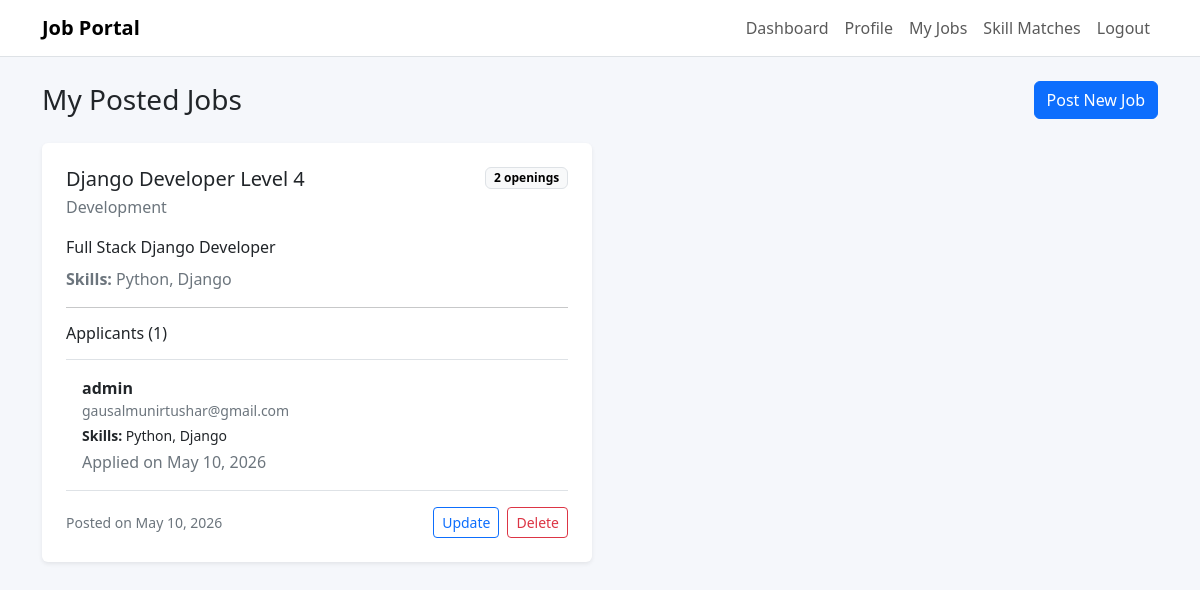
The app's page /jobs/my/ (signed in), older data.
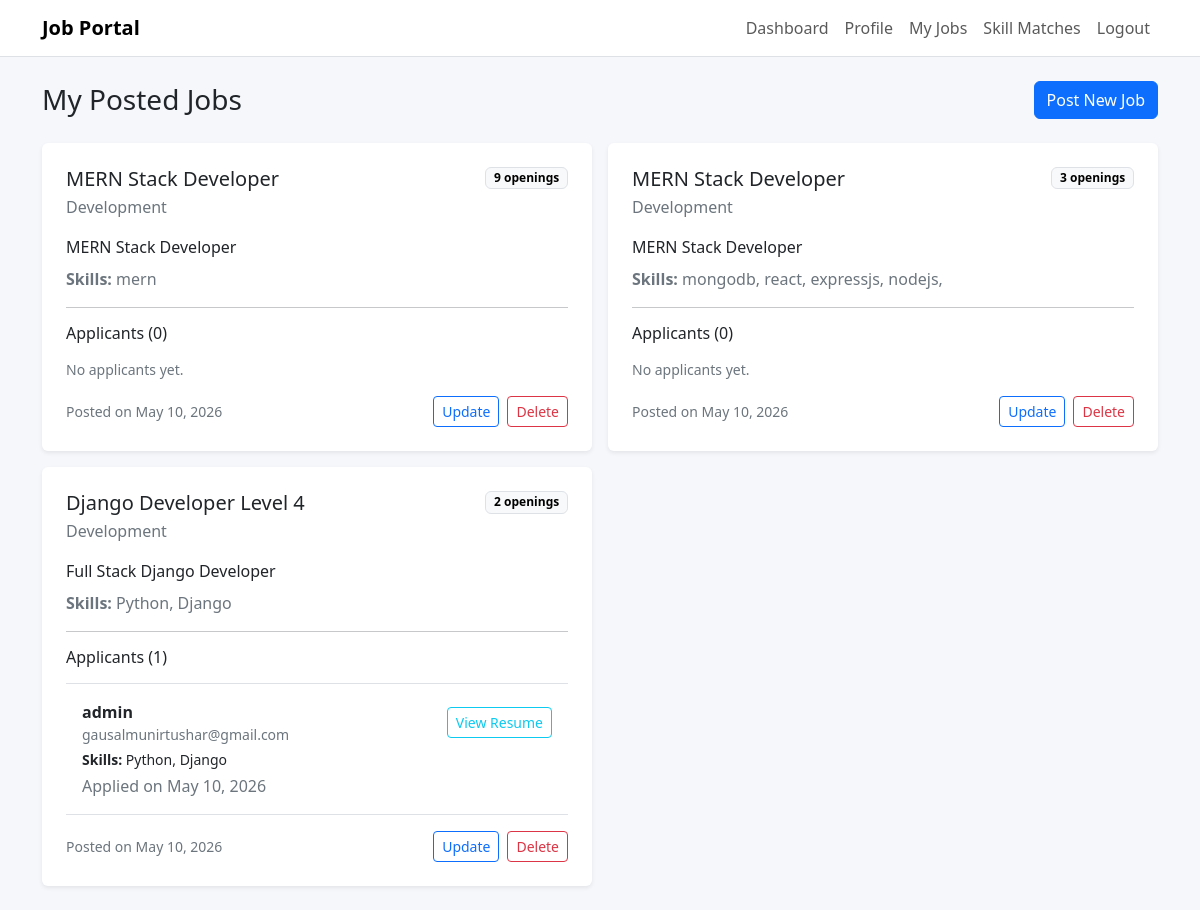
The same page, newer data.
### Tushar_1196_JobPortal/models.py (models this page shows, shortened)
class JobPost(models.Model):
    recruiter = models.ForeignKey(
        settings.AUTH_USER_MODEL,
        on_delete=models.CASCADE,
        related_name="job_posts",
    )
    title = models.CharField(max_length=200)
    number_of_openings = models.PositiveIntegerField()
    category = models.CharField(max_length=120)
    description = models.TextField()
    skills_set = models.TextField()
    created_at = models.DateTimeField(auto_now_add=True)
    class Meta:
        ordering = ["-created_at"]

class JobApplication(models.Model):
    job = models.ForeignKey(
        JobPost,
        on_delete=models.CASCADE,
        related_name="applications",
    )
    jobseeker = models.ForeignKey(
        settings.AUTH_USER_MODEL,
        on_delete=models.CASCADE,
        related_name="job_applications",
    )
    created_at = models.DateTimeField(auto_now_add=True)
    class Meta:
        unique_together = ("job", "jobseeker")
        ordering = ["-created_at"]

class UserProfile(models.Model):
    RECRUITER = "recruiter"
    JOB_SEEKER = "job_seeker"
    USER_TYPE_CHOICES = [
        (RECRUITER, "Recruiter"),
        (JOB_SEEKER, "Job Seeker"),
    ]
    user = models.OneToOneField(
        settings.AUTH_USER_MODEL,
        on_delete=models.CASCADE,
        related_name="profile",
    )
    display_name = models.CharField(max_length=150)
    user_type = models.CharField(
        max_length=20,
        choices=USER_TYPE_CHOICES,
        default=JOB_SEEKER,
    )
    company_name = models.CharField(max_length=150, blank=True)
    company_information = models.TextField(blank=True)
    skills_set = models.TextField(blank=True)
    resume = models.FileField(upload_to="resumes/", blank=True, null=True)

### Tushar_1196_JobPortal/views.py (the view)
# urls.py: path('jobs/my/', views.recruiter_jobs_view, name='my_jobs'),
@login_required
@never_cache
@ensure_csrf_cookie
def recruiter_jobs_view(request):
    profile = get_or_create_profile(request.user)
    if profile.user_type != UserProfile.RECRUITER:
        messages.error(request, "Only recruiters can view their jobs.")
        return redirect("dashboard")
    jobs = JobPost.objects.filter(recruiter=request.user).prefetch_related(
        "applications__jobseeker__profile"
    )
    return render(
        request,
        "jobportal/my_jobs.html",
        {
            "jobs": jobs,
            "profile": profile,
        },
    )

### Tushar_1196_JobPortal/views.py (called while the page is built)
def get_or_create_profile(user):
    profile, _ = UserProfile.objects.get_or_create(
        user=user,
        defaults={
            "display_name": user.get_username(),
            "user_type": UserProfile.JOB_SEEKER,
        },
    )
    return profile

### Tushar_1196_JobPortal/templates/jobportal/my_jobs.html (shortened to what this page needs)
{% extends "jobportal/base.html" %}
{% block content %}
<section class="d-flex justify-content-between align-items-center mb-4">
    <h1 class="h3 mb-0">My Posted Jobs</h1>
    <a href="{% url 'job_post' %}" class="btn btn-primary">Post New Job</a>
</section>
<div class="row g-3">
    {% for job in jobs %}
        <div class="col-lg-6">
            <article class="card border-0 shadow-sm h-100">
                <div class="card-body p-4">
                    <div class="d-flex justify-content-between gap-3">
                        <div>
                            <h2 class="h5 mb-1">{{ job.title }}</h2>
                            <div class="text-secondary">{{ job.category }}</div>
                        </div>
                        <span class="badge text-bg-light border align-self-start">{{ job.number_of_openings }} openings</span>
                    </div>
                    <p class="mt-3 mb-2">{{ job.description }}</p>
                    <p class="text-secondary mb-3"><strong>Skills:</strong> {{ job.skills_set }}</p>
                    <hr class="my-3">
                    <div class="d-flex justify-content-between align-items-center mb-3">
                        <h3 class="h6 mb-0">Applicants ({{ job.applications.all|length }})</h3>
                    </div>
                    {% if job.applications.all %}
                        <div class="list-group list-group-flush border-top border-bottom mb-3" style="max-height: 200px; overflow-y: auto;">
                            {% for application in job.applications.all %}
                                <div class="list-group-item p-3 border-start-0 border-end-0">
                                    <div class="d-flex justify-content-between align-items-center">
                                        <div>
                                            <div class="fw-bold">{{ application.jobseeker.profile.display_name }}</div>
                                            <div class="small text-secondary">{{ application.jobseeker.email }}</div>
                                        </div>
                                        {% if application.jobseeker.profile.resume %}
                                            <a href="{{ application.jobseeker.profile.resume.url }}" target="_blank" class="btn btn-sm btn-outline-info">View Resume</a>
                                        {% endif %}
                                    </div>
                                    <div class="small mt-1">
                                        <strong>Skills:</strong> {{ application.jobseeker.profile.skills_set|truncatechars:50 }}
                                    </div>
                                    <div class="text-secondary smaller mt-1">Applied on {{ application.created_at|date:"M d, Y" }}</div>
                                </div>
                            {% endfor %}
                        </div>
                    {% else %}
                        <p class="text-secondary small mb-3">No applicants yet.</p>
                    {% endif %}
                    <div class="d-flex justify-content-between align-items-center">
                        <div class="text-secondary small">Posted on {{ job.created_at|date:"M d, Y" }}</div>
                        <div class="d-flex gap-2">
                            <a href="{% url 'job_update' job.id %}" class="btn btn-sm btn-outline-primary">Update</a>
                            <form action="{% url 'job_delete' job.id %}" method="post" class="d-inline" onsubmit="return confirm('Are you sure you want to delete this job post?');">
                                <button type="submit" class="btn btn-sm btn-outline-danger">Delete</button>
                            </form>
                        </div>
                    </div>
                </div>
            </article>
        </div>
    {% endfor %}
</div>
{% endblock %}

Row changes from the older to the newer data that the page shows:
added JobPost: title "MERN Stack Developer", category "Development", number_of_openings "9", description "MERN Stack Developer", skills_set "mern", applications.all|length "0", shows "No applicants yet.", created_at "May 10, 2026"
added JobPost: title "MERN Stack Developer", category "Development", number_of_openings "3", description "MERN Stack Developer", skills_set "mongodb, react, expressjs, nodejs,", applications.all|length "0", shows "No applicants yet.", created_at "May 10, 2026"
shown differently, row unchanged: JobApplication "admin": now shows "View Resume"
